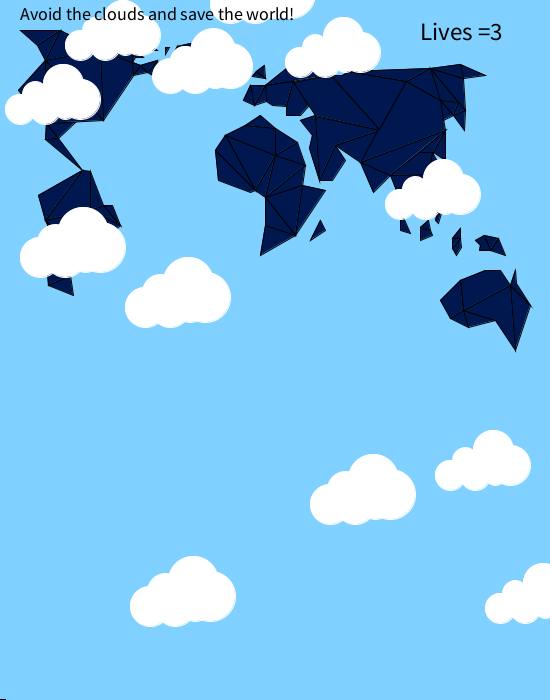
Frame 1 (no input)
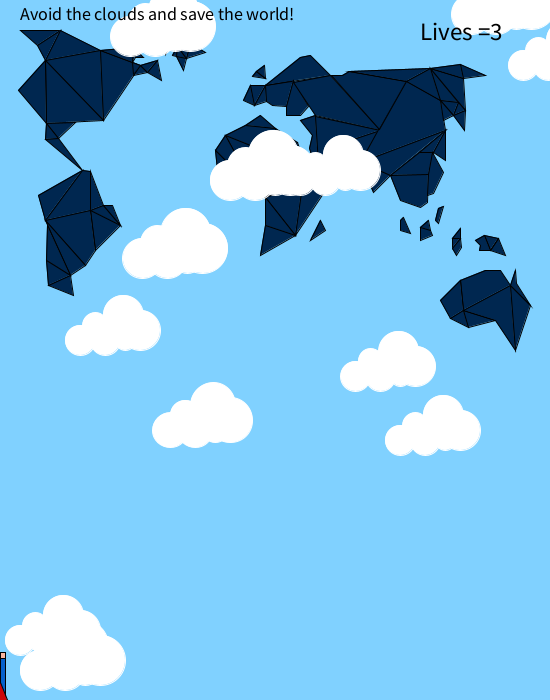
Frame 60 (the mouse pressed at the canvas centre just before this capture)
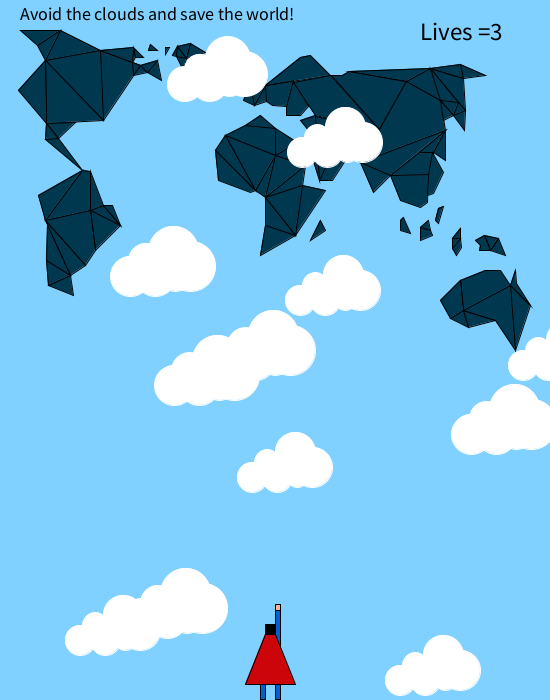
Frame 120 (the mouse held since frame 60 and released just before this capture)

The Processing sketch that drew these frames (run headless with seeded random() and noise(); from frame 60 on, the mouse is pressed at the canvas centre):

// Processing sketch: processing_132418
// ── processing_132418.pde

//wolken declare
Wolk mijnWolk;
Wolk mijnWolk2;
Wolk mijnWolk3;
Wolk mijnWolk4;
Wolk mijnWolk5;
Wolk mijnWolk6;
Wolk mijnWolk7;
Wolk mijnWolk8;
Wolk mijnWolk9;
Wolk mijnWolk10;
Wolk mijnWolk11;
Wolk mijnWolk12;

//declare primitive variables
int score;
int verlies;
float heldY;
float groen;

void setup() {
  size(550, 700);
  smooth();
  //wolken initialize
  mijnWolk = new Wolk(20, 100, 30, 9);
  mijnWolk2 = new Wolk(80, 40, 30, 5);
  mijnWolk3 = new Wolk(300, 60, 30, 2);
  mijnWolk4 = new Wolk(150, 600, 40, 6);
  mijnWolk5 = new Wolk(400, 200, 30, 4);
  mijnWolk6 = new Wolk(230, 0, 40, 3);
  mijnWolk7 = new Wolk(330, 500, 40, 4);
  mijnWolk8 = new Wolk(450, 470, 30, 5);
  mijnWolk9 = new Wolk(500, 600, 30, 8);
  mijnWolk10 = new Wolk(145, 300, 40, 7);
  mijnWolk11 = new Wolk(40, 250, 40, 7);
  mijnWolk12 = new Wolk(170, 70, 35, 6);

  //initialize primitive variables
  score = 3;
  verlies = 1;
  heldY = 700;
  groen = 23;
}

void draw() {
  //achtergrond van spel
  background(128, 209, 255); 

  kleurWissel();
  tekenWereld();

  //functies wolken
  mijnWolk.update();
  mijnWolk.testRand();
  mijnWolk.drawWolk();
  mijnWolk.testRaken();
  mijnWolk.opnieuwBeginnen();

  mijnWolk2.update();
  mijnWolk2.testRand();
  mijnWolk2.drawWolk();
  mijnWolk2.testRaken();
  mijnWolk2.opnieuwBeginnen();

  mijnWolk3.update();
  mijnWolk3.testRand();
  mijnWolk3.drawWolk();
  mijnWolk3.testRaken();
  mijnWolk3.opnieuwBeginnen();

  mijnWolk4.update();
  mijnWolk4.testRand();
  mijnWolk4.drawWolk();
  mijnWolk4.testRaken();
  mijnWolk4.opnieuwBeginnen();

  mijnWolk5.update();
  mijnWolk5.testRand();
  mijnWolk5.drawWolk();
  mijnWolk5.testRaken();
  mijnWolk5.opnieuwBeginnen();

  mijnWolk6.update();
  mijnWolk6.testRand();
  mijnWolk6.drawWolk();
  mijnWolk6.testRaken();
  mijnWolk6.opnieuwBeginnen();

  mijnWolk7.update();
  mijnWolk7.testRand();
  mijnWolk7.drawWolk();
  mijnWolk7.testRaken();
  mijnWolk7.opnieuwBeginnen();

  mijnWolk8.update();
  mijnWolk8.testRand();
  mijnWolk8.drawWolk();
  mijnWolk8.testRaken();
  mijnWolk8.opnieuwBeginnen();

  mijnWolk9.update();
  mijnWolk9.testRand();
  mijnWolk9.drawWolk();
  mijnWolk9.testRaken();
  mijnWolk9.opnieuwBeginnen();

  mijnWolk10.update();
  mijnWolk10.testRand();
  mijnWolk10.drawWolk();
  mijnWolk10.testRaken();
  mijnWolk10.opnieuwBeginnen();

  mijnWolk11.update();
  mijnWolk11.testRand();
  mijnWolk11.drawWolk();
  mijnWolk11.testRaken();
  mijnWolk11.opnieuwBeginnen();

  mijnWolk12.update();
  mijnWolk12.testRand();
  mijnWolk12.drawWolk();
  mijnWolk12.testRaken();
  mijnWolk12.opnieuwBeginnen();

  //functies held
  bewegingHeld();
  tekenSuperheld();


  //uitleg spel
  fill(0);
  textSize(25);
  text("Lives =" + score, 420, 40);
  textSize(18);
  text("Avoid the clouds and save the world!", 20, 20);

  //game einde  
  showWinScreen();
  showGameOverScreen();
}

void tekenWereld() {
  //noord-west amerika
  //getallen staan voor aantal landen vanaf boven (eerste getal), aantal landen vanaf links (tweede getal)
  stroke(0);
  //fill(252, 231, 190);
  fill(0, groen, 80);
  triangle(20, 30, 37, 45, 60, 30);//land linksboven
  triangle(37, 45, 60, 30, 45, 60);//land 2
  triangle(60, 30, 45, 60, 100, 50);
  triangle(45, 60, 100, 50, 103, 120);//4,2
  triangle(45, 60, 103, 120, 46, 123); //5,2
  triangle(45, 60, 46, 123, 18, 90);
  triangle(46, 123, 75, 122, 58, 138);//6,2
  triangle(46, 123, 58, 138, 45, 139);
  triangle(45, 139, 58, 138, 82, 170); //mexico

  //noord-oost amerika
  triangle(100, 50, 103, 120, 140, 65); //2,2
  triangle(140, 65, 132, 62, 133, 74); //klein in 2,2
  triangle(133, 75, 140, 65, 147, 72);
  triangle(140, 65, 147, 72, 157, 60);

  triangle(147, 72, 157, 60, 161, 80);

  triangle(100, 50, 132, 62, 133, 47);//boven 2.2
  triangle(132, 62, 133, 48, 135, 57);
  triangle(133, 47, 135, 57, 143, 57);

  //losse delen bij noord amerika
  triangle(157, 50, 148, 50, 150, 44);
  triangle(165, 47, 165, 54, 169, 47);

  triangle(172, 55, 176, 56, 177, 46);
  triangle(176, 56, 177, 46, 186, 58);
  triangle(186, 58, 177, 46, 190, 43);
  triangle(186, 58, 190, 43, 205, 52);
  triangle(186, 58, 176, 56, 183, 70);


  //zuid amerika
  triangle(82, 170, 38, 195, 45, 220);

  beginShape();
  vertex(82, 170);
  vertex(45, 220);
  vertex(90, 210);
  vertex(90, 171);
  endShape(CLOSE);

  triangle(90, 210, 90, 171, 103, 205);


  triangle(90, 210, 103, 205, 120, 225);//buitenste boven
  triangle(103, 205, 120, 225, 112, 205);

  triangle(90, 210, 120, 225, 95, 250);

  beginShape();
  vertex(45, 220);
  vertex(85, 265);
  vertex(95, 250);
  vertex(90, 210);
  endShape(CLOSE);

  triangle(85, 265, 45, 220, 70, 275);
  triangle(47, 225, 70, 275, 46, 260);
  triangle(70, 275, 46, 260, 48, 285);
  triangle(70, 275, 48, 285, 73, 295);

  //europa
  triangle(250, 85, 243, 100, 254, 105);
  triangle(250, 85, 265, 85, 254, 105);
  triangle(265, 85, 254, 105, 266, 101);

  //eilanden bij europa
  triangle(252, 76, 265, 78, 256, 71);
  triangle(265, 78, 256, 71, 264, 65);

  //afrika
  triangle(260, 115, 245, 125, 275, 128);

  beginShape();
  vertex(245, 125);
  vertex(275, 128);
  vertex(275, 155);
  vertex(225, 135);
  endShape(CLOSE);

  triangle(275, 128, 275, 155, 297, 142);
  triangle(275, 155, 297, 142, 305, 165);

  triangle(275, 155, 225, 135, 255, 190);//driehoek aan vierhoek
  triangle(225, 135, 255, 190, 215, 150);

  beginShape();
  vertex(215, 150);
  vertex(255, 190);
  vertex(250, 192);
  vertex(218, 180);
  endShape(CLOSE);

  triangle(255, 190, 275, 155, 265, 197);
  triangle(275, 155, 265, 197, 305, 165);
  triangle(265, 197, 305, 165, 295, 235);//drie van onder
  triangle(265, 197, 295, 235, 265, 225);
  triangle(295, 235, 265, 225, 260, 255);
  triangle(302, 185, 295, 235, 325, 190);

  line(302, 185, 265, 197);

  triangle(310, 240, 320, 220, 325, 230);//madagascar

  beginShape();
  vertex(265, 85);
  vertex(266, 101);
  vertex(272, 105);
  vertex(286, 106);
  vertex(293, 80);
  endShape(CLOSE);


  //noorwegen,zweden,finland
  beginShape();
  vertex(265, 85);
  vertex(330, 75);
  vertex(310, 55);
  vertex(300, 57);
  endShape(CLOSE);

  beginShape();
  vertex(293, 80);
  vertex(286, 106);
  vertex(286, 115);
  vertex(300, 115);
  vertex(308, 106);
  endShape(CLOSE);


  beginShape();
  vertex(293, 82);
  vertex(315, 115);
  vertex(380, 130);
  vertex(330, 75);
  endShape(CLOSE);


  beginShape();
  vertex(315, 115);
  vertex(300, 120);
  vertex(312, 135);
  vertex(309, 148);
  vertex(319, 180);
  endShape(CLOSE);

  //driehoek als vierhoek
  beginShape();
  vertex(315, 116);
  vertex(319, 180);
  vertex(335, 145);
  vertex(380, 130);
  endShape(CLOSE);


  beginShape();
  vertex(335, 145);
  vertex(319, 180);
  vertex(332, 180);
  vertex(345, 160);
  endShape(CLOSE);

  triangle(335, 145, 380, 130, 360, 162);

  beginShape();
  vertex(360, 162);
  vertex(445, 130);
  vertex(440, 100);
  vertex(405, 80);
  endShape(CLOSE);


  beginShape();
  vertex(406, 81);
  vertex(379, 129);
  vertex(331, 75);
  vertex(342, 75);
  vertex(349, 71);
  endShape(CLOSE);

  //boven
  triangle (349, 71, 406, 81, 430, 68);
  triangle(406, 81, 430, 68, 440, 100);
  triangle(430, 68, 440, 100, 458, 102);//4e van rechtboven
  triangle(430, 68, 465, 110, 463, 78);
  triangle(430, 68, 463, 78, 460, 64);//2e van rechtsboven
  triangle(463, 78, 460, 64, 485, 75);
  triangle(440, 100, 458, 102, 453, 115);
  triangle(453, 115, 440, 100, 443, 120);
  triangle(465, 110, 458, 102, 453, 115);
  triangle(465, 110, 453, 115, 464, 130);
  triangle(445, 130, 360, 162, 390, 175);
  triangle(360, 162, 390, 175, 373, 192);//onder driehoek
  triangle(445, 130, 419, 152, 433, 152);
  triangle(445, 130, 433, 152, 445, 160);

  beginShape();
  vertex(419, 152);
  vertex(433, 152);
  vertex(428, 174);
  vertex(390, 175);  
  endShape(CLOSE);

  beginShape();
  vertex(428, 174);
  vertex(390, 175);
  vertex(400, 200);
  vertex(420, 207);
  vertex(427, 202);
  endShape(CLOSE);

  beginShape();
  vertex(432, 152);
  vertex(428, 174);
  vertex(427, 195);
  vertex(433, 193);
  vertex(443, 172);
  endShape(CLOSE);

  //australie
  beginShape();
  vertex(460, 280);
  vertex(463, 310);
  vertex(510, 285);
  vertex(500, 270);
  vertex(485, 270);
  endShape(CLOSE);

  beginShape();
  vertex(460, 280);
  vertex(463, 310);
  vertex(450, 318);
  vertex(440, 300);
  endShape(CLOSE);

  triangle(450, 318, 463, 310, 468, 327);
  triangle(463, 310, 468, 327, 495, 320);

  beginShape();
  vertex(510, 285);
  vertex(463, 310);
  vertex(495, 320);
  vertex(515, 350);
  endShape(CLOSE);

  triangle(515, 350, 510, 285, 530, 305);

  beginShape();
  vertex(530, 305);
  vertex(510, 285);
  vertex(515, 270);
  vertex(516, 283);
  endShape(CLOSE);

  //eilanden bij australie
  triangle(505, 255, 490, 250, 498, 238);
  triangle(498, 238, 490, 250, 484, 235);

  beginShape();
  vertex(490, 250);
  vertex(484, 235);
  vertex(475, 240);
  vertex(480, 245);
  vertex(479, 250);
  endShape(CLOSE);

  triangle(460, 238, 452, 238, 460, 228);
  triangle(460, 238, 452, 238, 452, 248);
  beginShape();
  vertex(452, 248);
  vertex(460, 238);
  vertex(461, 247);
  vertex(456, 255);
  endShape(CLOSE);

  triangle(430, 230, 420, 227, 428, 220);
  beginShape();
  vertex(430, 230);
  vertex(420, 227);
  vertex(420, 240);
  vertex(432, 235);
  endShape(CLOSE);

  beginShape();
  vertex(410, 233);
  vertex(400, 230);
  vertex(400, 220);
  vertex(403, 217);
  endShape(CLOSE);

  beginShape();
  vertex(435, 220);
  vertex(438, 223);
  vertex(443, 206);
  vertex(438, 208);
  endShape(CLOSE);
}

//wereld verandert van kleur
void kleurWissel() {
  groen = groen + 0.28;
  groen = constrain(groen, 0, 255);
}
class Wolk { // class voor de wolken
  float wolkX;
  float wolkY;
  float breedte;
  float richting;
  float teller; 

  Wolk (float tempX, float tempY, float tempBreedte, float tempRichting) {
    wolkX = tempX;
    wolkY = tempY;
    richting = tempRichting;
    breedte = tempBreedte;
  }

  void update() { 
    wolkY = wolkY + richting;
  }

  void testRand() {
    if (wolkY > height) {
      wolkY = 0;
      wolkX = random(0, 550);
    }
  }

  void drawWolk() {
    stroke(255);
    fill(255);
    ellipse(wolkX, wolkY, breedte, breedte);
    ellipse(wolkX+15, wolkY-15, breedte-5, breedte-5);
    ellipse(wolkX+25, wolkY, breedte, breedte);
    ellipse(wolkX+43, wolkY-25, breedte+10, breedte+10);
    ellipse(wolkX+45, wolkY, breedte-10, breedte-10);
    ellipse(wolkX+60, wolkY-10, breedte+10, breedte+10);
  }

  void testRaken() {
    if (wolkY-50 < heldY && heldY < wolkY+50 && wolkX > mouseX-10 && wolkX < mouseX+10) {
      score = score - verlies;
      wolkY = 0;
      wolkX = random(0, 550);
    }
  }

  void opnieuwBeginnen() {
    if (wolkY > 820) {
      wolkY = 0;
      wolkX = random(0, 600);
    }
  }
}
// einde class

//superheld
void tekenSuperheld() {
  stroke(0);
  fill(246, 180, 159);
  rect(mouseX, heldY, 5, 6);
  fill(5, 96, 204);
  rect(mouseX, heldY+6, 5, 40);
  fill(0);
  rect(mouseX-10, heldY+20, 10, 10);

  fill(203, 5, 10);
  beginShape();
  vertex(mouseX-10, heldY+30);
  vertex(mouseX, heldY+30);
  vertex(mouseX+20, heldY+80);
  vertex(mouseX-30, heldY+80);
  endShape(CLOSE);

  fill(5, 96, 204);
  rect(mouseX-15, heldY+80, 5, 20);
  rect(mouseX, heldY+80, 5, 20);
  fill(203, 5, 10);
  rect(mouseX-15, heldY+95, 5, 15);
  rect(mouseX, heldY+95, 5, 15);
}

//held beweegt omhoog
void bewegingHeld() {
  heldY = heldY - 0.8;
}

//winnen
void showWinScreen() {
  if (heldY < 50) {
    background(128, 209, 255);
    fill(0);
    textSize(36);
    text("YOU WON!", 190, 300);
    text("YOU SAVED THE WORLD :)", 60, 350);

    noLoop();
  }
} 

//game over
void showGameOverScreen() {
  if (score == 0) {
    background(128, 209, 255);
    fill(0);
    textSize(36);
    text("GAME OVER", 175, 200);
    text("You did not manage to save ", 30, 250);
    text("the world.. :(", 185, 300);

    noLoop();
  }
}

/*
Mijn extra aanvullingen op een rij
 - Held beweegt omhoog tijdens ontwijken
 - Levens die aftellen zodra een wolk wordt geraakt
 - Wanneer de held de wereld bereik > YOU WIN
 - Wanneer de held 5 wolkjes raakt > GAME OVER
 - De wereld verandert van kleur gedurende de game (gezond groen als de held wint) en wordt binnen de uiterste maten gehouden met constrain
 - Wereld op de achtergrond is zelf gecodeert
 (size is gebaseerd op grootte laptop 17.3 inch)
 */
